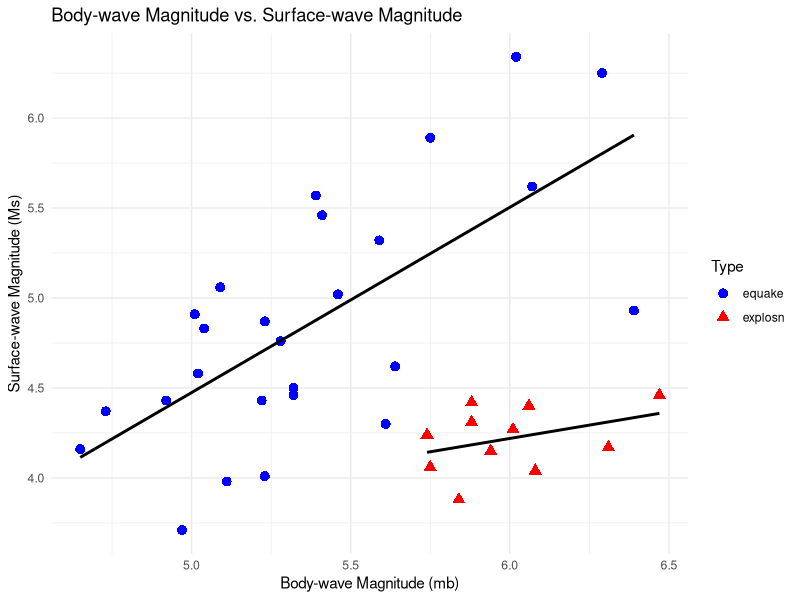
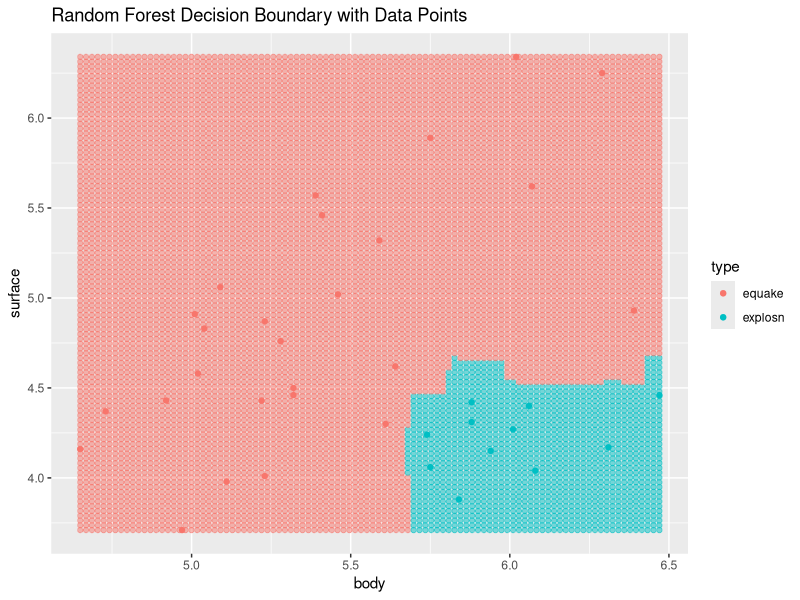

These charts were generated, in order, by the following R code:
## ---- chunk 1

library(ggplot2)

earthquake <- read.table(file = "earthquake.txt", header = TRUE, sep = "", dec = ".")


# Visualizing the data
ggplot(earthquake, aes(x=body, y=surface, color=type, shape=type)) +
  geom_point(size=3) +
  theme_minimal() +
  labs(title = "Body-wave Magnitude vs. Surface-wave Magnitude",
       x = "Body-wave Magnitude (mb)",
       y = "Surface-wave Magnitude (Ms)",
       color = "Type",
       shape = "Type") +
  scale_color_manual(values = c("equake" = "blue", "explosn" = "red")) +
  geom_smooth(method = "lm", se = FALSE, aes(group=type), color="black") 

## ---- chunk 2
# Load necessary libraries
library(randomForest)
library(ggplot2)
library(caret)


data <- read.table(file = "earthquake.txt", header = TRUE, sep = "", dec = ".")
# 2. Preprocess the data (ensure correct data types)
data$type <- as.factor(data$type)

# 3. For hyperparameter tuning, normally you'd create a train-test split or use cross-validation.
# Since we're evaluating with leave-one-out cross-validation later, we'll skip splitting here.

# 4. Train the Random Forest model
# Perform a grid search for hyperparameter tuning (example: mtry)
# For simplicity, we'll skip the tuning part and use default parameters here
set.seed(123) # For reproducibility
rf_model <- randomForest(type ~ body + surface, data=data)

# 5. Model visualization
# Predict on a grid to visualize decision boundaries
plot_data <- with(data, expand.grid(body=seq(min(body), max(body), length.out=100),
                                    surface=seq(min(surface), max(surface), length.out=100)))
plot_data$type <- predict(rf_model, newdata=plot_data, type="class")

ggplot(data, aes(x=body, y=surface, color=type)) +
  geom_point() +
  geom_point(data=plot_data, aes(x=body, y=surface, color=type), alpha=0.5) +
  labs(title="Random Forest Decision Boundary with Data Points")

